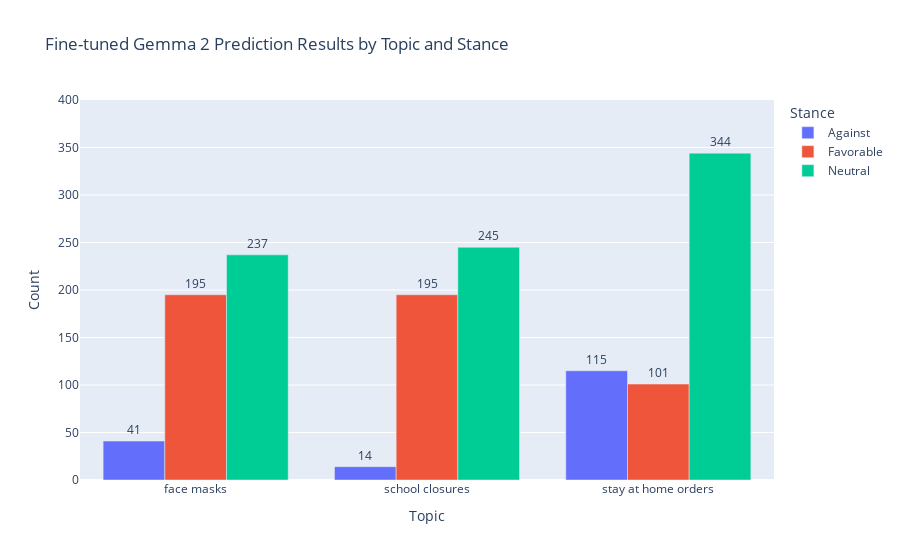

This figure's notebook cell:
### Code cell
import plotly.express as px
import pandas as pd

eval_dataset = pd.read_csv('smm4h_task2_gemma.csv')
stance_counts = eval_dataset.groupby(['topic', 'predictions']).size().unstack(fill_value=0).reset_index()

# Melt the DataFrame for easier plotting with Plotly
stance_counts_melted = stance_counts.melt(id_vars='topic', var_name='Stance', value_name='Count')

# Plotting
fig = px.bar(stance_counts_melted, x='topic', y='Count', color='Stance', text='Count',
             title='Fine-tuned Gemma 2 Prediction Results by Topic and Stance',
             labels={'topic': 'Topic', 'Count': 'Count', 'Stance': 'Stance'})

# Update layout for better readability and set y-axis maximum value to 400
fig.update_layout(barmode='group', xaxis_title='Topic', yaxis_title='Count', legend_title='Stance', yaxis=dict(range=[0, 400]))

# Update traces to show count annotations
fig.update_traces(texttemplate='%{text}', textposition='outside')

# Show the plot
fig.show()

### Figure 1 — Plotly figure (JSON) as saved in the notebook; plotly's stock layout.template omitted (floating-point values rounded to 4 significant figures)
{"data": [{"alignmentgroup": "True", "hovertemplate": "Stance=Against<br>Topic=%{x}<br>Count=%{text}<extra></extra>", "legendgroup": "Against", "marker": {"color": "#636efa", "pattern": {"shape": ""}}, "name": "Against", "offsetgroup": "Against", "orientation": "v", "showlegend": true, "text": [41, 14, 115], "textposition": "outside", "texttemplate": "%{text}", "type": "bar", "x": ["face masks", "school closures", "stay at home orders"], "xaxis": "x", "y": [41, 14, 115], "yaxis": "y"}, {"alignmentgroup": "True", "hovertemplate": "Stance=Favorable<br>Topic=%{x}<br>Count=%{text}<extra></extra>", "legendgroup": "Favorable", "marker": {"color": "#EF553B", "pattern": {"shape": ""}}, "name": "Favorable", "offsetgroup": "Favorable", "orientation": "v", "showlegend": true, "text": [195, 195, 101], "textposition": "outside", "texttemplate": "%{text}", "type": "bar", "x": ["face masks", "school closures", "stay at home orders"], "xaxis": "x", "y": [195, 195, 101], "yaxis": "y"}, {"alignmentgroup": "True", "hovertemplate": "Stance=Neutral<br>Topic=%{x}<br>Count=%{text}<extra></extra>", "legendgroup": "Neutral", "marker": {"color": "#00cc96", "pattern": {"shape": ""}}, "name": "Neutral", "offsetgroup": "Neutral", "orientation": "v", "showlegend": true, "text": [237, 245, 344], "textposition": "outside", "texttemplate": "%{text}", "type": "bar", "x": ["face masks", "school closures", "stay at home orders"], "xaxis": "x", "y": [237, 245, 344], "yaxis": "y"}], "layout": {"barmode": "group", "legend": {"title": {"text": "Stance"}, "tracegroupgap": 0}, "title": {"text": "Fine-tuned Gemma 2 Prediction Results by Topic and Stance"}, "xaxis": {"anchor": "y", "domain": [0, 1], "title": {"text": "Topic"}}, "yaxis": {"anchor": "x", "domain": [0, 1], "range": [0, 400], "title": {"text": "Count"}}}}
